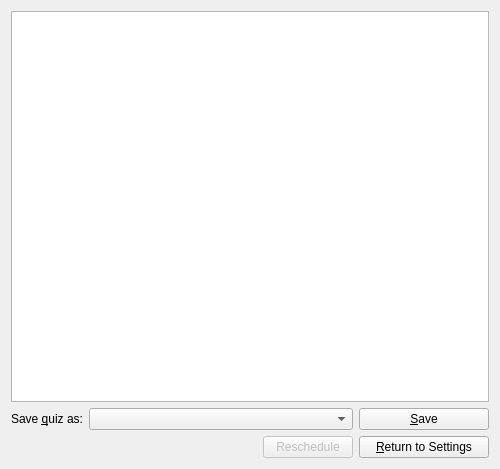
<?xml version="1.0" encoding="UTF-8"?>
<ui version="4.0">
 <class>Dialog</class>
 <widget class="QDialog" name="Dialog">
  <property name="geometry">
   <rect>
    <x>0</x>
    <y>0</y>
    <width>500</width>
    <height>469</height>
   </rect>
  </property>
  <property name="windowTitle">
   <string>Preview Quiz</string>
  </property>
  <layout class="QVBoxLayout" name="verticalLayout_2">
   <item>
    <layout class="QVBoxLayout" name="verticalLayout">
     <item>
      <widget class="QPlainTextEdit" name="prevText">
       <property name="readOnly">
        <bool>true</bool>
       </property>
       <property name="tabStopWidth">
        <number>30</number>
       </property>
      </widget>
     </item>
     <item>
      <layout class="QGridLayout" name="gridLayout">
       <item row="0" column="0">
        <widget class="QLabel" name="label">
         <property name="text">
          <string>Save &amp;quiz as:</string>
         </property>
         <property name="alignment">
          <set>Qt::AlignRight|Qt::AlignTrailing|Qt::AlignVCenter</set>
         </property>
         <property name="buddy">
          <cstring>formatCombo</cstring>
         </property>
        </widget>
       </item>
       <item row="1" column="2">
        <widget class="QPushButton" name="okButton">
         <property name="enabled">
          <bool>false</bool>
         </property>
         <property name="minimumSize">
          <size>
           <width>90</width>
           <height>0</height>
          </size>
         </property>
         <property name="toolTip">
          <string>Export this quiz to an RTF file and reschedule sets used in it.</string>
         </property>
         <property name="text">
          <string>Reschedule</string>
         </property>
         <property name="default">
          <bool>true</bool>
         </property>
        </widget>
       </item>
       <item row="1" column="0">
        <spacer name="horizontalSpacer">
         <property name="orientation">
          <enum>Qt::Horizontal</enum>
         </property>
         <property name="sizeType">
          <enum>QSizePolicy::Minimum</enum>
         </property>
         <property name="sizeHint" stdset="0">
          <size>
           <width>40</width>
           <height>20</height>
          </size>
         </property>
        </spacer>
       </item>
       <item row="0" column="3">
        <widget class="QPushButton" name="saveButton">
         <property name="minimumSize">
          <size>
           <width>100</width>
           <height>0</height>
          </size>
         </property>
         <property name="maximumSize">
          <size>
           <width>130</width>
           <height>16777215</height>
          </size>
         </property>
         <property name="text">
          <string>&amp;Save</string>
         </property>
        </widget>
       </item>
       <item row="1" column="3">
        <widget class="QPushButton" name="cancelButton">
         <property name="minimumSize">
          <size>
           <width>130</width>
           <height>0</height>
          </size>
         </property>
         <property name="toolTip">
          <string>Close this dialog without using this quiz.</string>
         </property>
         <property name="text">
          <string>&amp;Return to Settings</string>
         </property>
        </widget>
       </item>
       <item row="1" column="1">
        <spacer name="horizontalSpacer_2">
         <property name="orientation">
          <enum>Qt::Horizontal</enum>
         </property>
         <property name="sizeType">
          <enum>QSizePolicy::Expanding</enum>
         </property>
         <property name="sizeHint" stdset="0">
          <size>
           <width>40</width>
           <height>20</height>
          </size>
         </property>
        </spacer>
       </item>
       <item row="0" column="1" colspan="2">
        <widget class="QComboBox" name="formatCombo"/>
       </item>
      </layout>
     </item>
    </layout>
   </item>
  </layout>
 </widget>
 <resources/>
 <connections/>
</ui>
